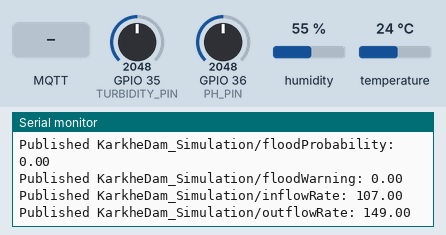
This sketch was run on a simulated ESP32. On the bench: the last lines printed to the serial monitor. Inputs (shaded band) come from the test bench; at power-on: humidity 55 %, GPIO 35 (TURBIDITY_PIN) = 2048, GPIO 36 (PH_PIN) = 2048, temperature 24 °C. WiFi joins after 1.5 s; servers stay silent unless stated; random numbers use the default seed unless the sketch sets one; no MQTT or app messages arrive unless stated.

Above: at 2.7 s.
2.8 s: MQTT message "true" arrives on the first subscribed topic
At 7.8 s:
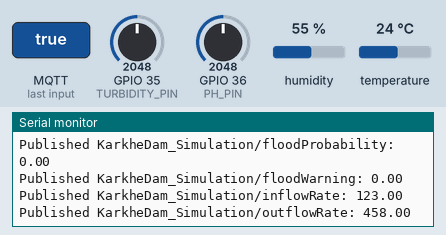
8.1 s: MQTT message "1" arrives on the first subscribed topic
At 12.4 s:
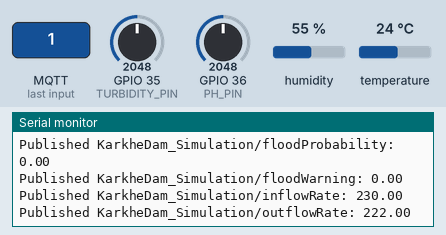
13.1 s: humidity set to 22 %
16.1 s: GPIO 35 (TURBIDITY_PIN) set to 2866
At 18.0 s:
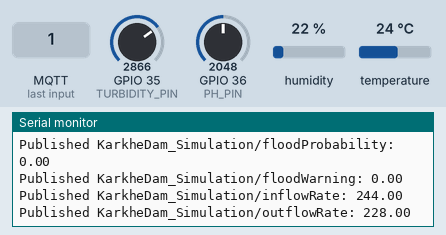
19.1 s: GPIO 36 (PH_PIN) set to 2866
At 22.0 s:
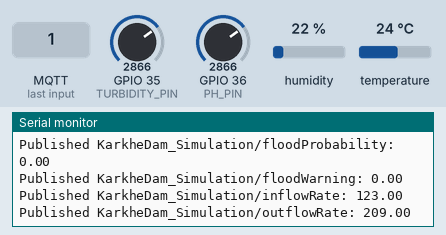
22.1 s: temperature set to 12 °C
Timing chart, 0 to 25.1 s (numbered marks = the images above; inputs shaded):
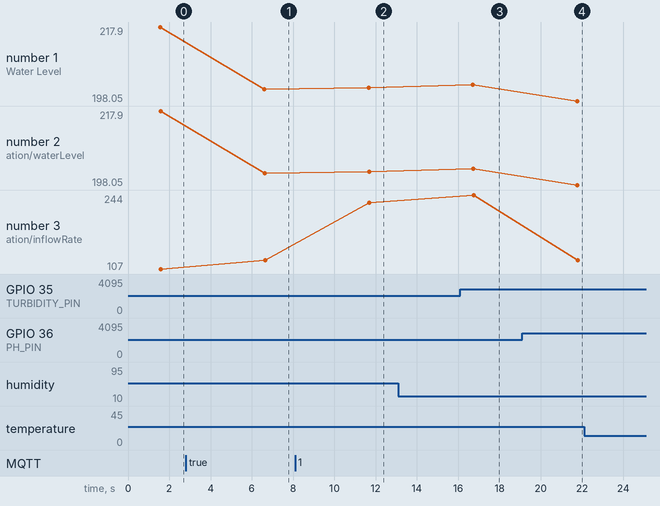

Measured:
- after the input at 2.8 s, the serial monitor: prints a new line after 3.8 s (image 1)
- after the input at 8.1 s, the serial monitor: prints a new line after 3.6 s (image 2)
- after the input at 16.1 s, the serial monitor: prints a new line after 0.61 s (image 3)
- after the input at 19.1 s, the serial monitor: prints a new line after 2.7 s (image 4)
- plotted number 1: 217.9 → 201.15 after the input at 2.8 s, 201.15 → 201.55 after the input at 8.1 s
- plotted number 2: 217.9 → 201.15 after the input at 2.8 s, 201.15 → 201.55 after the input at 8.1 s

The sketch:

sketch.ino
```cpp
#include <WiFi.h>
#include <PubSubClient.h>
#include <DHT.h>
#include <WiFiClientSecure.h>

// Define sensor pins
#define DHTPIN 14         // DHT22 Sensor Pin
#define DHTTYPE DHT22     // DHT22 Sensor Type
#define TURBIDITY_PIN 35   // Analog for turbidity
#define PH_PIN 36          // Analog pH sensor

// Initialize sensors
DHT dht(DHTPIN, DHTTYPE);

static const char *root_ca PROGMEM = R"EOF(
-----BEGIN CERTIFICATE-----
MIIFazCCA1OgAwIBAgIRAIIQz7DSQONZRGPgu2OCiwAwDQYJKoZIhvcNAQELBQAw
TzELMAkGA1UEBhMCVVMxKTAnBgNVBAoTIEludGVybmV0IFNlY3VyaXR5IFJlc2Vh
cmNoIEdyb3VwMRUwEwYDVQQDEwxJU1JHIFJvb3QgWDEwHhcNMTUwNjA0MTEwNDM4
WhcNMzUwNjA0MTEwNDM4WjBPMQswCQYDVQQGEwJVUzEpMCcGA1UEChMgSW50ZXJu
ZXQgU2VjdXJpdHkgUmVzZWFyY2ggR3JvdXAxFTATBgNVBAMTDElTUkcgUm9vdCBY
MTCCAiIwDQYJKoZIhvcNAQEBBQADggIPADCCAgoCggIBAK3oJHP0FDfzm54rVygc
h77ct984kIxuPOZXoHj3dcKi/vVqbvYATyjb3miGbESTtrFj/RQSa78f0uoxmyF+
0TM8ukj13Xnfs7j/EvEhmkvBioZxaUpmZmyPfjxwv60pIgbz5MDmgK7iS4+3mX6U
A5/TR5d8mUgjU+g4rk8Kb4Mu0UlXjIB0ttov0DiNewNwIRt18jA8+o+u3dpjq+sW
T8KOEUt+zwvo/7V3LvSye0rgTBIlDHCNAymg4VMk7BPZ7hm/ELNKjD+Jo2FR3qyH
B5T0Y3HsLuJvW5iB4YlcNHlsdu87kGJ55tukmi8mxdAQ4Q7e2RCOFvu396j3x+UC
B5iPNgiV5+I3lg02dZ77DnKxHZu8A/lJBdiB3QW0KtZB6awBdpUKD9jf1b0SHzUv
KBds0pjBqAlkd25HN7rOrFleaJ1/ctaJxQZBKT5ZPt0m9STJEadao0xAH0ahmbWn
OlFuhjuefXKnEgV4We0+UXgVCwOPjdAvBbI+e0ocS3MFEvzG6uBQE3xDk3SzynTn
jh8BCNAw1FtxNrQHusEwMFxIt4I7mKZ9YIqioymCzLq9gwQbooMDQaHWBfEbwrbw
qHyGO0aoSCqI3Haadr8faqU9GY/rOPNk3sgrDQoo//fb4hVC1CLQJ13hef4Y53CI
rU7m2Ys6xt0nUW7/vGT1M0NPAgMBAAGjQjBAMA4GA1UdDwEB/wQEAwIBBjAPBgNV
HRMBAf8EBTADAQH/MB0GA1UdDgQWBBR5tFnme7bl5AFzgAiIyBpY9umbbjANBgkq
hkiG9w0BAQsFAAOCAgEAVR9YqbyyqFDQDLHYGmkgJykIrGF1XIpu+ILlaS/V9lZL
ubhzEFnTIZd+50xx+7LSYK05qAvqFyFWhfFQDlnrzuBZ6brJFe+GnY+EgPbk6ZGQ
3BebYhtF8GaV0nxvwuo77x/Py9auJ/GpsMiu/X1+mvoiBOv/2X/qkSsisRcOj/KK
NFtY2PwByVS5uCbMiogziUwthDyC3+6WVwW6LLv3xLfHTjuCvjHIInNzktHCgKQ5
ORAzI4JMPJ+GslWYHb4phowim57iaztXOoJwTdwJx4nLCgdNbOhdjsnvzqvHu7Ur
TkXWStAmzOVyyghqpZXjFaH3pO3JLF+l+/+sKAIuvtd7u+Nxe5AW0wdeRlN8NwdC
jNPElpzVmbUq4JUagEiuTDkHzsxHpFKVK7q4+63SM1N95R1NbdWhscdCb+ZAJzVc
oyi3B43njTOQ5yOf+1CceWxG1bQVs5ZufpsMljq4Ui0/1lvh+wjChP4kqKOJ2qxq
4RgqsahDYVvTH9w7jXbyLeiNdd8XM2w9U/t7y0Ff/9yi0GE44Za4rF2LN9d11TPA
mRGunUHBcnWEvgJBQl9nJEiU0Zsnvgc/ubhPgXRR4Xq37Z0j4r7g1SgEEzwxA57d
emyPxgcYxn/eR44/KJ4EBs+lVDR3veyJm+kXQ99b21/+jh5Xos1AnX5iItreGCc=
-----END CERTIFICATE-----
)EOF";

// WiFi and MQTT configurations
const char* ssid = "Wokwi-GUEST";
const char* password = "";
const char* mqttServer = "9fbc1787c51542aca42e34cc0bb2fbcd.s1.eu.hivemq.cloud";
const int mqttPort = 8883;
const char* mqttusername = "KarkheDam";
const char* mqttpassword = "Password1";

WiFiClientSecure espClient;
PubSubClient client(espClient);

bool openDam = false; // Variable to store dam status
float waterLevel = 220;

void connectToWiFi() {
  Serial.print("Connecting to WiFi");
  WiFi.begin(ssid, password);
  while (WiFi.status() != WL_CONNECTED) {
    delay(100);
    Serial.print(".");
  }
  Serial.println(" Connected to Wokwi-GUEST!");
}

void connectToMQTT() {
  while (!client.connected()) {
    Serial.print("Connecting to MQTT Broker at ");
    Serial.print(mqttServer);
    Serial.print(":");
    Serial.println(mqttPort);

    if (client.connect("ESP32Client", mqttusername, mqttpassword)) {
      Serial.println(" Connected to MQTT Broker!");
      client.subscribe("KarkheDam_Simulation/openDam");
    } else {
      Serial.print(" Failed to connect, state: ");
      Serial.println(client.state());
      delay(2000);
    }
  }
}

void publishData(const char* topic, float value) {
  char payload[50];
  sprintf(payload, "%.2f", value);
  if (client.publish(topic, payload)) {
    Serial.printf("Published %s: %.2f\n", topic, value);
  } else {
    Serial.printf("Failed to publish %s\n", topic);
  }
}

void mqttCallback(char* topic, byte* payload, unsigned int length) {
  String message;
  for (unsigned int i = 0; i < length; i++) {
    message += (char)payload[i];
  }
  if (String(topic) == "KarkheDam_Simulation/openDam") {
    openDam = (message == "true");
    Serial.printf("Dam control received: %s\n", openDam ? "Open" : "Closed");
  }
}

void setup() {
  Serial.begin(115200);
  dht.begin();
  connectToWiFi();
  espClient.setCACert(root_ca);
  client.setServer(mqttServer, mqttPort);
  client.setCallback(mqttCallback);
  connectToMQTT();
}
void loop() {
  if (!client.connected()) {
    connectToMQTT();
  }
  client.loop();

  // Read sensor data
  float temperature = dht.readTemperature();
  float humidity = dht.readHumidity();
  float pH = analogRead(PH_PIN) > 0 ? analogRead(PH_PIN) / 4095.0 * 0.7 + 7.5 : random(75, 82) / 10.0;
  int turbidityRaw = analogRead(TURBIDITY_PIN);
  // Map the raw analog value to NTU (Nephelometric Turbidity Units)
  float turbidity = (float)turbidityRaw / 4095.0 * 400.0; // Scale to a max of 400 NTU

  // Adjust turbidity based on other parameters
  if (temperature > 30) turbidity += 20;
  if (pH < 7.0 || pH > 8.0) turbidity += 15;
  if (humidity > 80) turbidity -= 10;
  if (waterLevel > 260) turbidity += 25;
  turbidity = fmax(fmin(turbidity, 400), 50); // Clamp turbidity between 50 and 400 NTU

  // Rainfall logic: dynamically adjust attributes if rainfall occurs
  if (temperature < 18) {
    float rainfallIncrease = random(5, 15) * 0.1f; // Increase by a small, random value
    waterLevel = fmin(waterLevel + rainfallIncrease, 280.0f); // Clamp water level to a max of 280 meters
    turbidity -= turbidity * 0.1;                             // Reduce turbidity by 10%
    pH += (7.5 - pH) * 0.1;                                  // Adjust pH towards neutral (7.5)
    humidity += (80 - humidity) * 0.1;                       // Gradually increase humidity towards 80%
  }

  // Calculate inflow and outflow rates dynamically
  float inflowRate = (humidity > 60) ? random(300, 400) : random(100, 250);
  float outflowRate = openDam ? random(400, 500) : random(100, 250); // Higher outflow if dam is open

  // Calculate actual water level
  waterLevel += (inflowRate - outflowRate) * 0.05; // Adjust scale for simulation realism
  waterLevel = fmax(fmin(waterLevel, 280.0f), 160.0f); // Clamp water level between 160 and 280 meters

  // Close dam if water level is below 160 meters
  if (waterLevel <= 185) {
    openDam = false;
    outflowRate = random(100, 250); // Reset to default outflow rate
  }

  // Calculate flood probability
  float floodProbability = 0;
  if (waterLevel > 260) floodProbability += 50;
  if (inflowRate > 300) floodProbability += 30;
  if (turbidity > 300) floodProbability += 20;
  floodProbability = std::min(floodProbability, 100.0f);
  bool floodWarning = floodProbability > 60;

  // Debugging output
  Serial.printf("Temperature: %.2f\n", temperature);
  Serial.printf("Humidity: %.2f\n", humidity);
  Serial.printf("Water Level: %.2f\n", waterLevel);
  Serial.printf("Turbidity: %.2f\n", turbidity);
  Serial.printf("Flood Probability: %.2f\n", floodProbability);
  Serial.printf("Flood Warning: %s\n", floodWarning ? "true" : "false");

  // Publish data to MQTT topics
  publishData("KarkheDam_Simulation/temperature", temperature);
  publishData("KarkheDam_Simulation/pH", pH);
  publishData("KarkheDam_Simulation/humidity", humidity);
  publishData("KarkheDam_Simulation/waterLevel", waterLevel);
  publishData("KarkheDam_Simulation/turbidity", turbidity);
  publishData("KarkheDam_Simulation/floodProbability", floodProbability);
  publishData("KarkheDam_Simulation/floodWarning", floodWarning ? 1 : 0);
  publishData("KarkheDam_Simulation/inflowRate", inflowRate);
  publishData("KarkheDam_Simulation/outflowRate", outflowRate);

  delay(5000); // Publish every 5 seconds
}
```
